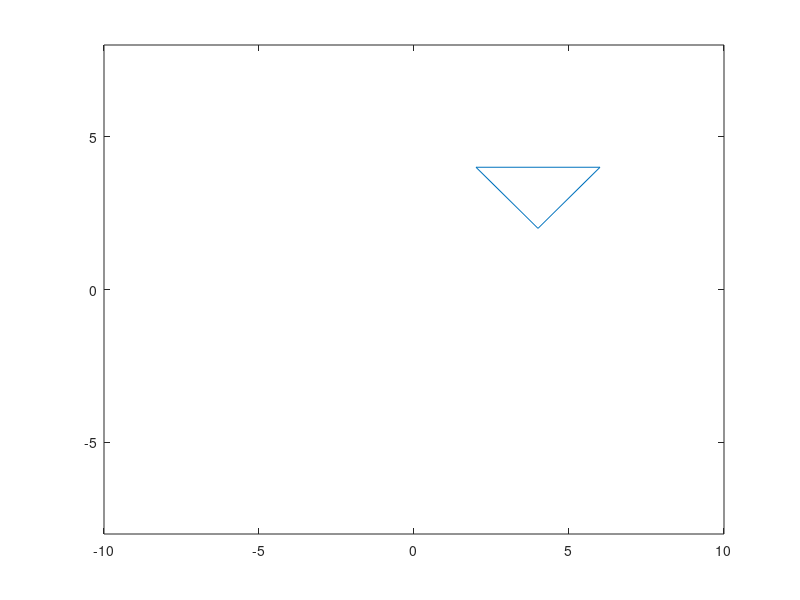
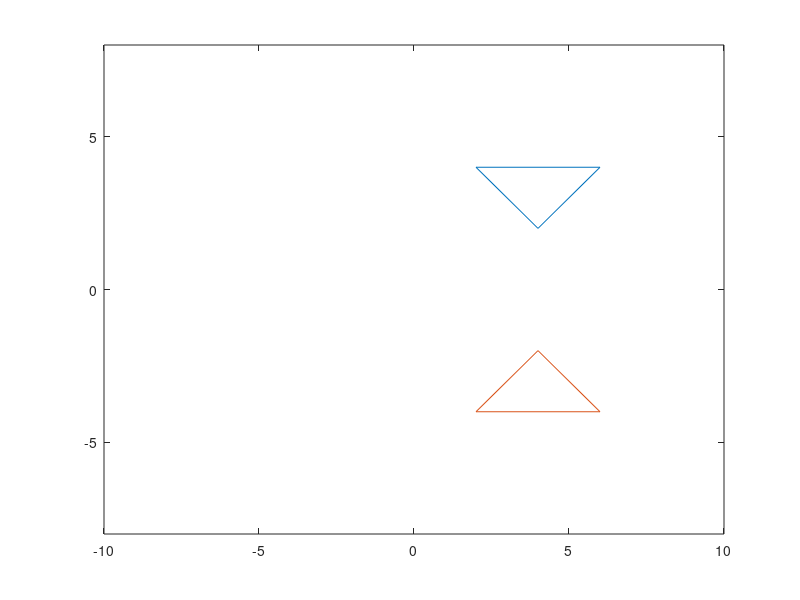
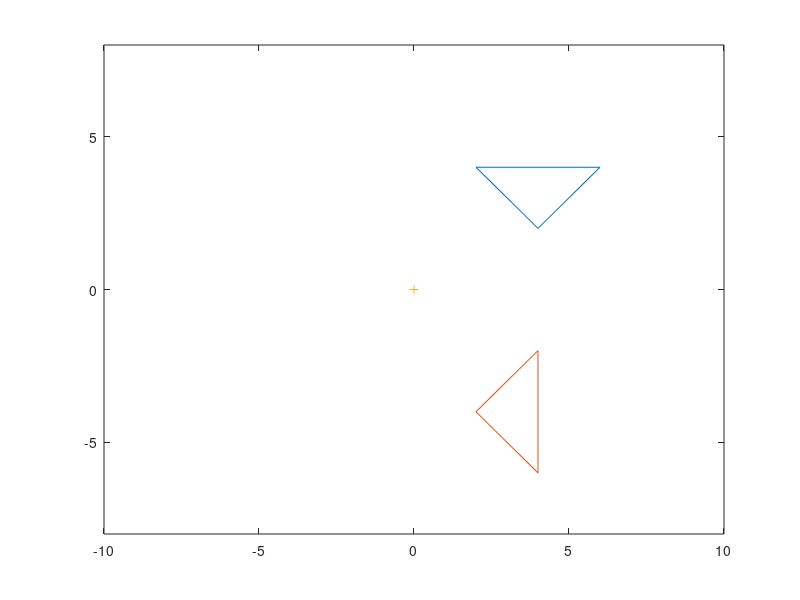

Reproduce these figures in MATLAB, in order.
 v=[2,4,6,2;4,2,4,4]
 M=[1,0;0,-1]
 R=[0,1;-1,0]

 v1=M*v
 v2=R*v

 figure(1)
plot(v(1,:),v(2,:))
 axis([-10 10 -8 8])
figure(2)
 plot(v(1,:),v(2,:),v1(1,:),v1(2,:))
 axis([-10 10 -8 8])
figure(3)
plot(v(1,:),v(2,:),v2(1,:),v2(2,:),0,0,'+')
 axis([-10 10 -8 8])